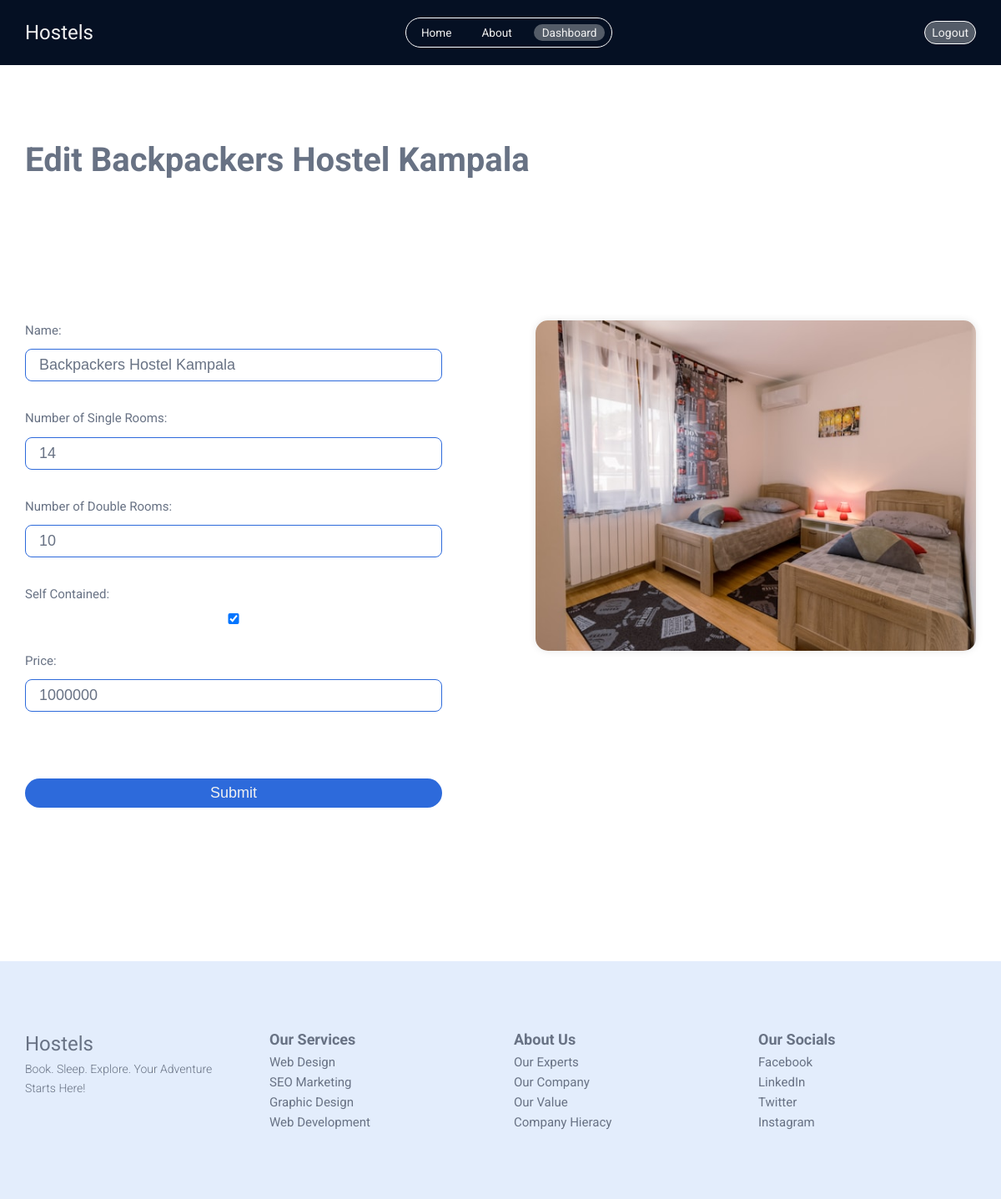
The app's page /edit_hostel/2 (signed in) with its own data.
### app.py (models this page shows)
class Hostel(db.Model):
    id = db.Column(db.Integer, primary_key=True)
    name = db.Column(db.String(100))
    single_rooms = db.Column(db.Integer)
    double_rooms = db.Column(db.Integer)
    self_contained = db.Column(db.Boolean)
    image = db.Column(db.String(200))
    price = db.Column(db.Integer)

### app.py (the view, shortened to what this page needs)
@app.route('/edit_hostel/<int:hostel_id>', methods=['GET', 'POST'])
def edit_hostel(hostel_id):
    if 'username' in session:
        hostel = Hostel.query.get_or_404(hostel_id)
        return render_template('edit_hostel.html', hostel=hostel)
    else:
        return redirect(url_for('login'))

### templates/edit_hostel.html (shortened to what this page needs)
{% extends "base.html" %} {% block title %} {{ hostel.name }} {% endblock %} {%
block body %}
<header id="navbar" class="nav black">
    <nav class="main-nav container">
        <a href="/" class="logo satisfy-regular">Hostels</a>
        <ul>
            <li id="home-link">
                <a href="{{ url_for('index') }}">Home</a>
            </li>
            <li id="about-link">
                <a href="{{ url_for('about') }}">About</a>
            </li>
            <li id="contact-link">
                <a class="active" href="{{ url_for('dashboard') }}"
                    >Dashboard</a
                >
            </li>
        </ul>
        {% if 'username' in session %}
        <a href="{{ url_for('logout') }}" class="login">Logout</a>
        {% else %}
        <a href="{{ url_for('login') }}" class="login">Login</a>
        {% endif %}
    </nav>
</header>
<div class="container mt-7">
    <h2>Edit {{ hostel.name }}</h2>
    <div class="row">
        <form method="POST">
            <div class="form-grp">
                <label for="name">Name:</label>
                <input
                    type="text"
                    id="name"
                    name="name"
                    value="{{ hostel.name }}"
                    required
                />
            </div>
            <div class="form-grp">
                <label for="single_rooms">Number of Single Rooms:</label>
                <input
                    type="number"
                    id="single_rooms"
                    name="single_rooms"
                    value="{{ hostel.single_rooms }}"
                    required
                />
            </div>
            <div class="form-grp">
                <label for="double_rooms">Number of Double Rooms:</label>
                <input
                    type="number"
                    id="double_rooms"
                    name="double_rooms"
                    value="{{ hostel.double_rooms }}"
                    required
                />
            </div>
            <div class="form-grp">
                <label for="self_contained">Self Contained:</label>
                <input
                    type="checkbox"
                    id="self_contained"
                    name="self_contained"
                    {%
                    if
                    hostel.self_contained
                    %}checked{%
                    endif
                    %}
                />
            </div>
            <div class="form-grp">
                <label for="price">Price:</label>
                <input
                    type="number"
                    id="price"
                    name="price"
                    value="{{ hostel.price }}"
                    required
                />
            </div>
            <input class="btn" type="submit" value="Submit" />
        </form>
        <div>
            <div class="image">
                <img src="../{{ hostel.image }}" alt="{{ hostel.name }}" />
            </div>
        </div>
    </div>
</div>
{% endblock %}

### static/style/style.css (style rules this page uses)
* { margin: 0; padding: 0; box-sizing: border-box; list-style: none; }
html { color-scheme: light dark; scroll-behavior: smooth; }
:root { --bg: #ffffff; --secondary: #e3edfc; --clr: #687284; --danger: #d36865; --bg-danger: #2a0a09; --success: #48824c; --primary: #2d6adb; }
a { text-decoration: none; color: inherit; }
img { max-width: 100%; display: block; }
body { font-family: "Roboto", system-ui, -apple-system, BlinkMacSystemFont, "Segoe UI", Roboto, Oxygen, Ubuntu, Cantarell, "Open Sans", "Helvetica Neue", sans-serif; font-weight: 400; font-style: normal; line-height: 1.6; font-size: clamp(0.75rem, 0.5156rem + 0.75vw, 0.9375rem); background-color: var(--bg); color: var(--clr); }
.satisfy-regular { font-family: "Satisfy", cursive; font-weight: 400; font-style: normal; }
h2 { font-size: clamp(1.25rem, -0.9219rem + 5.5vw, 2.5rem); font-family: "Roboto", sans-serif; font-weight: 700; font-style: normal; text-wrap: balance; }
.container { width: 95%; max-width: 1200px; margin: 0 auto; }
.btn { background-color: var(--primary); color: #f1f1f1; display: inline-block; padding: 0.375rem 1rem; font-size: clamp(0.875rem, 0.5625rem + 1vw, 1.125rem); text-align: center; white-space: nowrap; vertical-align: middle; -webkit-user-select: none; -moz-user-select: none; user-select: none; border: 1px solid transparent; border-radius: 2rem; transition: color 0.15s ease-in-out, background-color 0.15s ease-in-out; cursor: pointer; }
.nav { position: fixed; top: 0; z-index: 100; left: 0; width: 100%; color: #f1f1f1; background-color: transparent; transition: all 350ms ease-in-out; }
.nav.black { background-color: #051023; }
.main-nav { display: flex; justify-content: space-between; align-items: center; padding: 20px 0; }
.main-nav ul { display: flex; align-items: center; border: 1px solid #fff; border-radius: 2rem; padding: 5px 8px; gap: 1rem; }
.main-nav ul li a { padding: 2px 10px; border-radius: 2rem; font-size: 0.85rem; transition: all 350ms ease-in-out; }
.main-nav ul li a:hover, .main-nav ul li a.active { background-color: rgba(241, 241, 241, 0.337254902); }
.main-nav .login { font-size: 14px; background-color: rgba(241, 241, 241, 0.337254902); border: 1px solid #fff; border-radius: 2rem; padding: 2px 8px; transition: opacity 350ms ease-in-out; }
.logo { font-size: 1.5rem; }
.image { overflow: clip; border-radius: 15px; box-shadow: 0 0 10px rgba(0, 0, 0, 0.1); margin-top: 5rem; aspect-ratio: 4/3; }
.image img { width: 100%; height: 100%; -o-object-fit: cover; object-fit: cover; }
.mt-7 { margin-block: 10rem; }
form { max-width: 500px; display: flex; flex-direction: column; gap: 2rem; margin-top: 5rem; }
form .form-grp { display: flex; align-items: flex-start; justify-content: center; flex-direction: column; width: 100%; gap: 0.65rem; }
form .form-grp input { width: 100%; padding: 0.5rem 1rem; border-radius: 8px; font-size: clamp(0.875rem, 0.5625rem + 1vw, 1.125rem); border: 1px solid var(--primary); transition: all 350ms ease-in-out; background-color: transparent; color: inherit; }
form .btn { margin-top: 3rem; }
.row { display: flex; flex-direction: column; gap: 5rem; margin-top: 5rem; }
.row > * { flex: 1; }
@media screen and (min-width: 768px) { .row { flex-direction: row; gap: 7rem; } }

### records on screen
Hostel: name "Backpackers Hostel Kampala", single_rooms "14", double_rooms "10", self_contained "☑", price "1000000"
